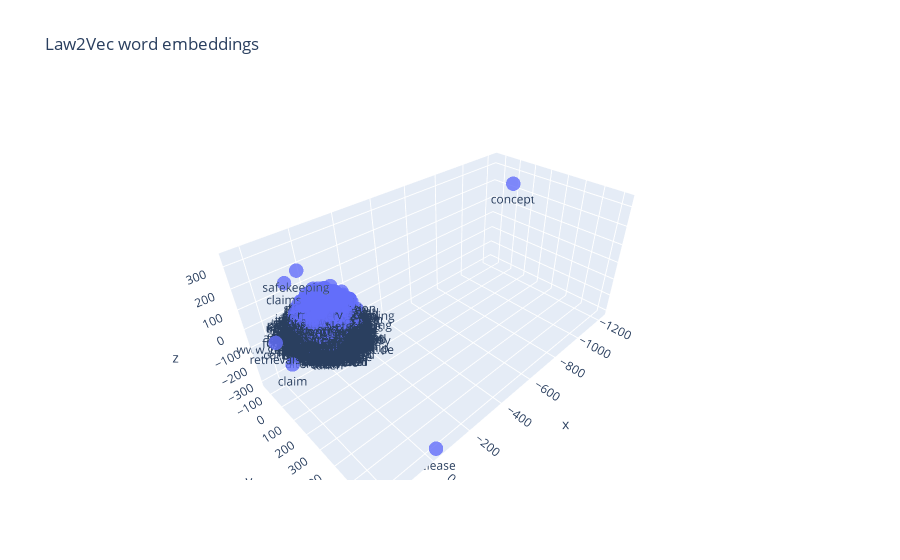

Here is the notebook cell this chart was saved with:
### Code cell
x, y, z = get_coordinates(law2vec_model, unique_tokens)

plot = [go.Scatter3d(x = x,
                    y = y,
                    z = z,
                    mode = 'markers+text',
                    text = unique_tokens,
                    textposition='bottom center',
                    hoverinfo = 'text',
                    marker=dict(size=5,opacity=0.8))]

layout = go.Layout(title='Law2Vec word embeddings')
fig = go.Figure(data=plot, layout=layout)
plt.iplot(fig)

### Figure 1 — Plotly figure (JSON) as saved in the notebook; plotly's stock layout.template omitted (floating-point values rounded to 4 significant figures; data arrays with more than 128 entries replaced by an {"elided": "..."} marker saying what was removed)
{"data": [{"hoverinfo": "text", "marker": {"opacity": 0.8, "size": 5}, "mode": "markers+text", "text": {"elided": "826 str values"}, "textposition": "bottom center", "type": "scatter3d", "x": {"elided": "807 float values"}, "y": {"elided": "807 float values"}, "z": {"elided": "807 float values"}}], "layout": {"title": {"text": "Law2Vec word embeddings"}}}
